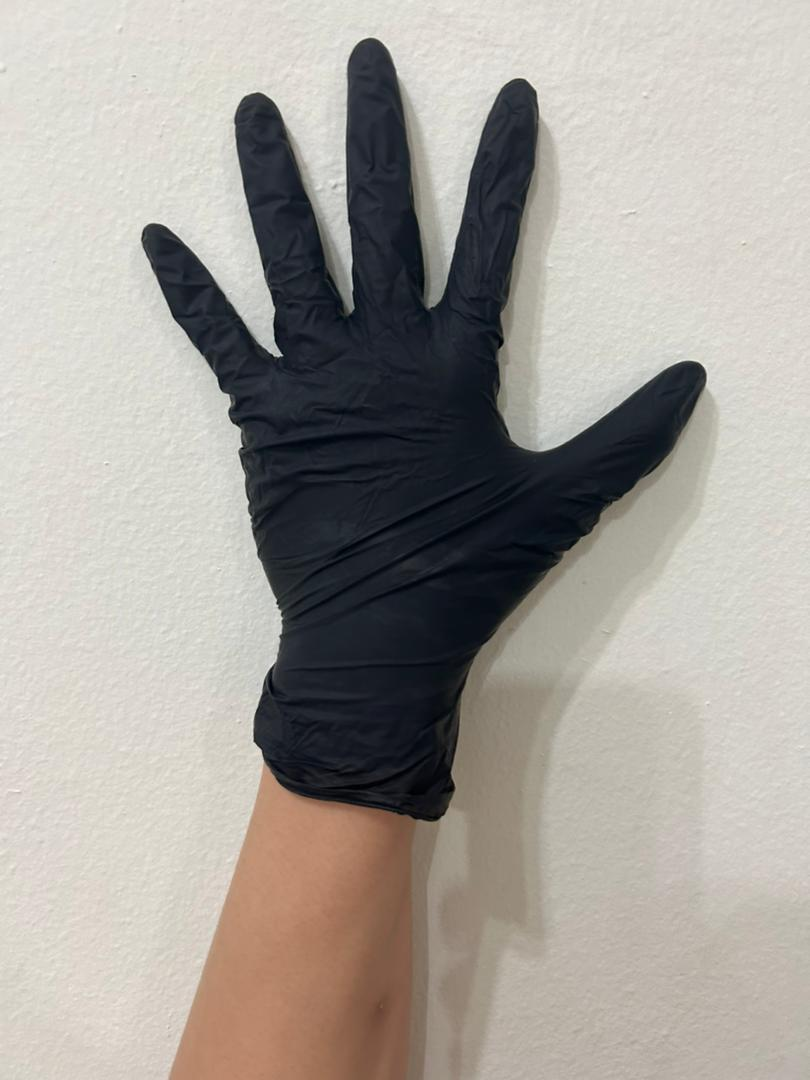
#> input picture Images/Cloth/test1.jpg, 810 x 1080 px, found by its file name
$ python missing_finger.py
#> lines starting #> are read from the running program, lines starting #| are printed output that depends on the picture; after the words box and inside, x2 and y2 are one past the last pixel; in counts of white or black regions, pixels touching at a corner belong together
import cv2 as cv
import numpy as np
import cv2
from skimage.color import rgb2hsv

img = cv2.imread("D:\OneDrive - Asia Pacific University\Degree Year 3\Image Processing, Computer Vision and Pattern Recognition\Assignment\Source Code\Glove-Defect-Detection-System\Images\Cloth\\test1.jpg")
#> img is the input picture: shape (1080, 810, 3); mean B, G, R 154.4, 160.5, 165.1
# new_img = cv.resize(img, None, fx=0.5, fy=0.5)

def apply_mask(lower_hue, upper_hue, saturation_threshold):
#> called with lower_hue = 0, upper_hue = 0.2, saturation_threshold = 0.1
    hsv_image = rgb2hsv(img)
#> hsv_image: shape (1080, 810, 3) float64; mean of channels 0, 1, 2 0.445, 0.147, 0.658

    lower_mask = hsv_image[..., 0] > lower_hue
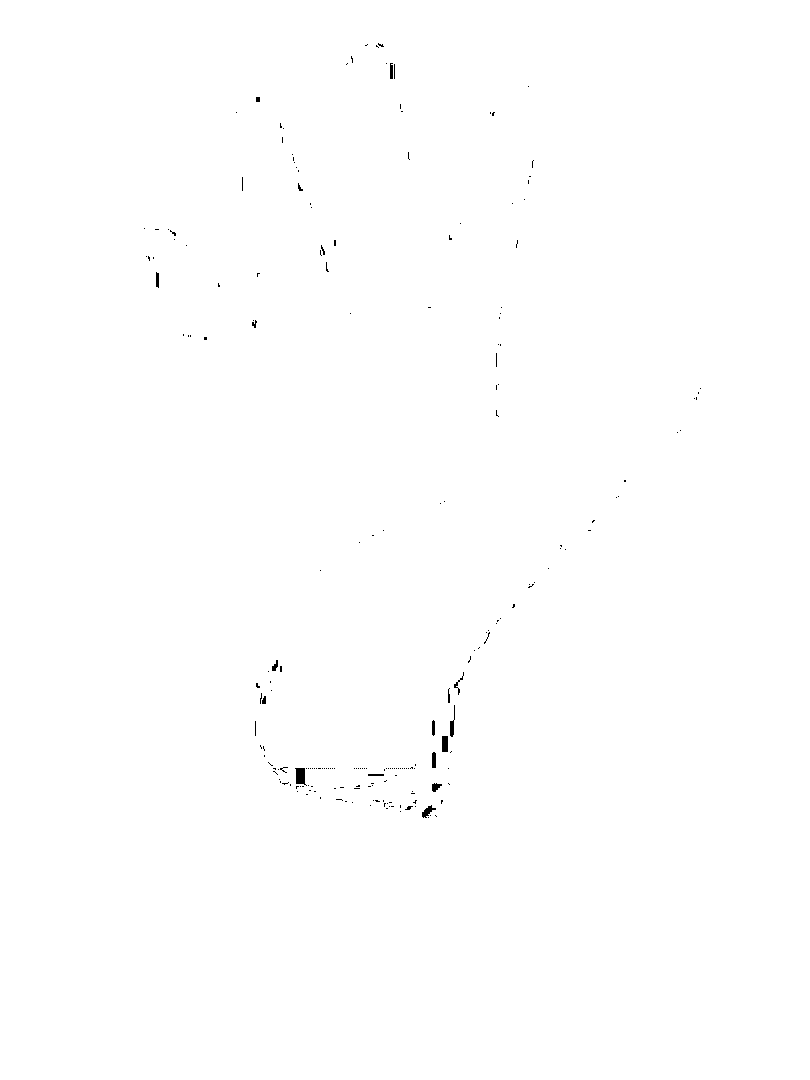
#> lower_mask: shape (1080, 810) bool; 99.8% white; 217 black regions (200 under 20 px), largest, box (x1, y1, x2, y2) and area: (295, 768, 307, 786) 148, (442, 736, 448, 752) 96, (422, 805, 436, 818) 82
    upper_mask = hsv_image[..., 0] < upper_hue
#> upper_mask: shape (1080, 810) bool; 20.4% white; 13 white regions (11 under 20 px), largest, box (x1, y1, x2, y2) and area: (144, 41, 704, 818) 178567, (252, 320, 257, 328) 22
    saturation_mask = hsv_image[..., 1] > saturation_threshold
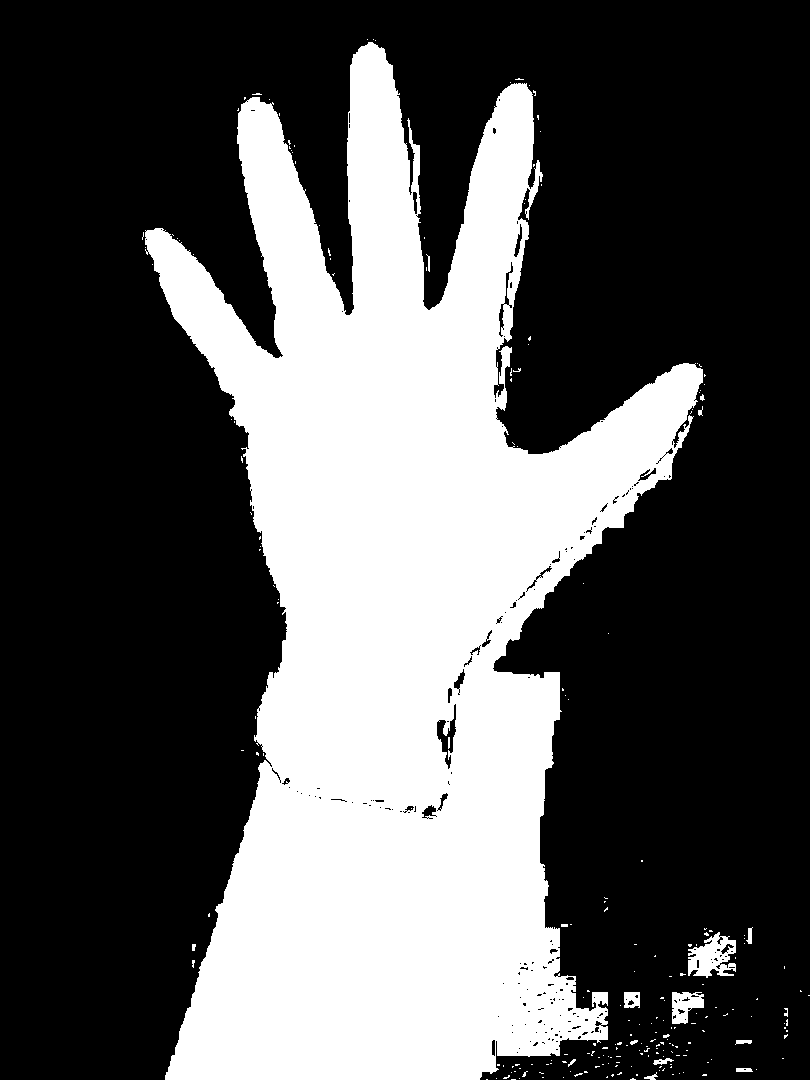
#> saturation_mask: shape (1080, 810) bool; 33.9% white; 228 white regions (210 under 20 px), largest, box (x1, y1, x2, y2) and area: (145, 42, 703, 1080) 292949, (688, 932, 736, 978) 1319, (672, 992, 704, 1024) 669

    mask = np.logical_and.reduce((lower_mask, upper_mask, saturation_mask))
#> mask: shape (1080, 810) bool; 19.9% white; 16 white regions (13 under 20 px), largest, box (x1, y1, x2, y2) and area: (145, 42, 703, 808) 174261, (388, 806, 401, 811) 38, (448, 737, 450, 749) 23
    masked_image = img * np.expand_dims(mask, axis=2)
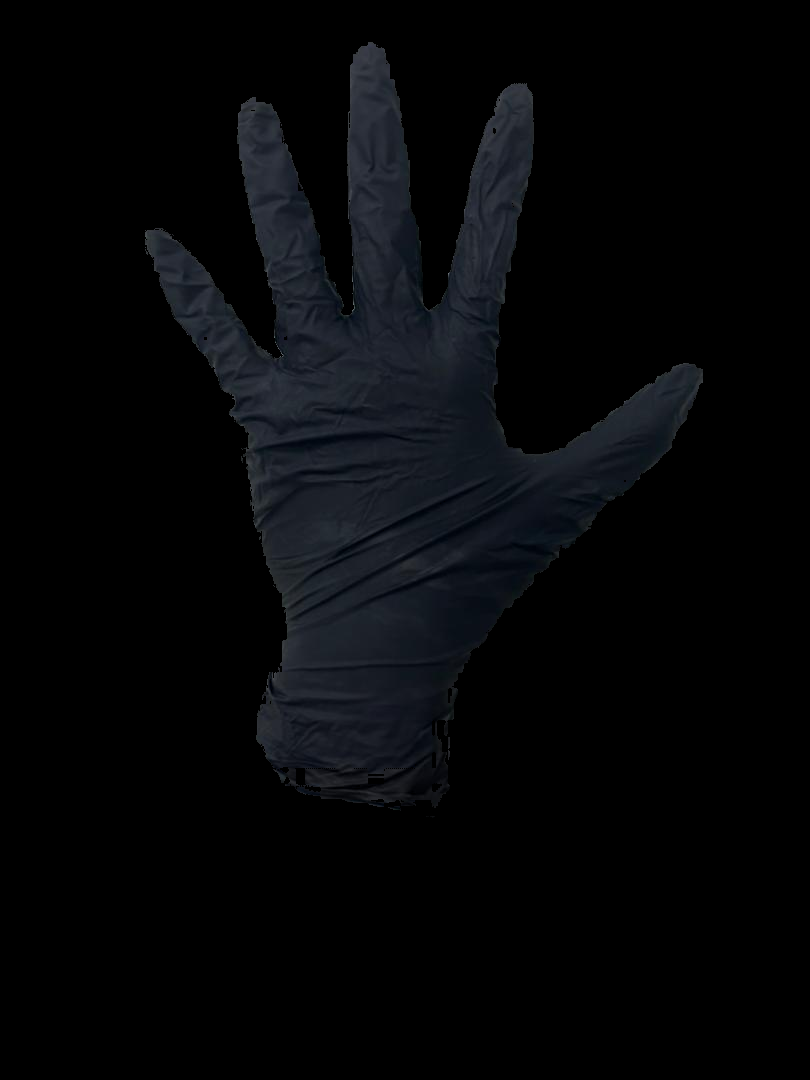
#> masked_image: shape (1080, 810, 3); mean B, G, R 8, 6.3, 5.4
    return masked_image

masked_image = apply_mask(0.0, 0.2, 0.1)

# Convert to grayscale
gray = cv2.cvtColor(masked_image, cv2.COLOR_BGR2GRAY)

# Reduce noise
blur = cv2.GaussianBlur(gray, (7,7), 0)
# Thresholding
ret, th = cv2.threshold(blur, 0, 255, cv2.THRESH_BINARY)
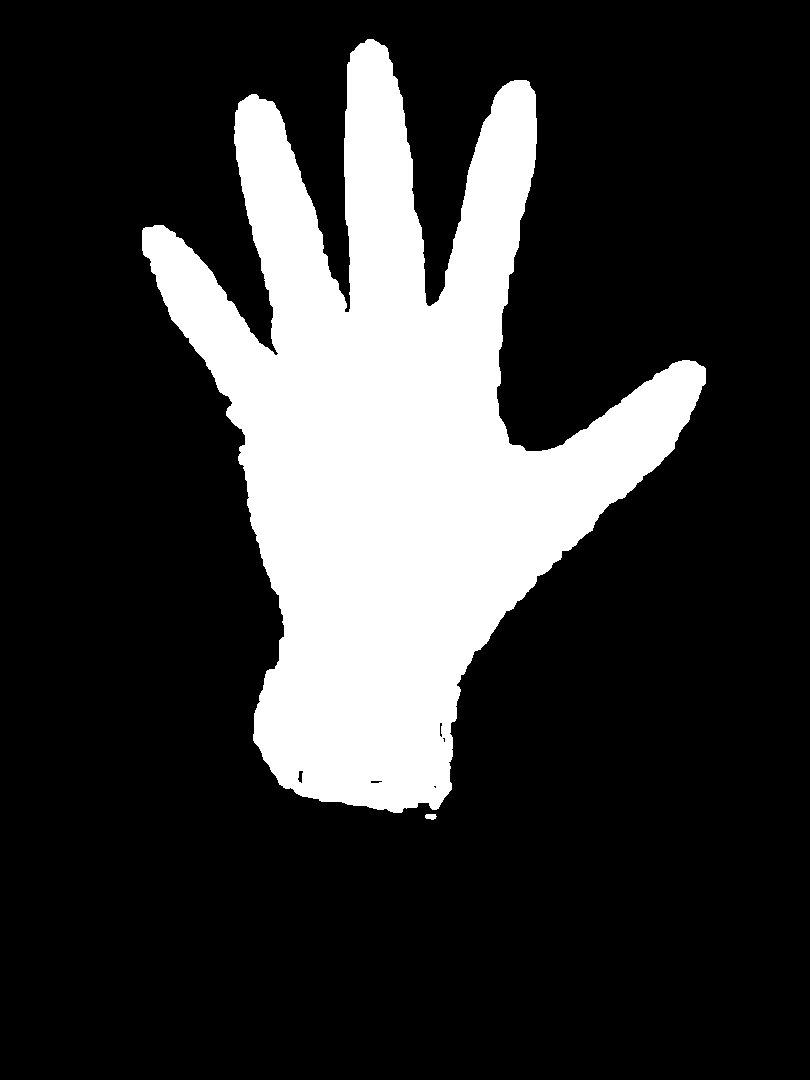
#> th: shape (1080, 810); 21.3% white; 2 white regions

# Find Contours
contours, hierarchy = cv2.findContours(th, cv2.RETR_TREE, cv2.CHAIN_APPROX_SIMPLE)
#> contours = 7 contours, 2 with area under 20; largest, box (x1, y1, x2, y2) and area: (142, 39, 706, 813) 184855, (297, 770, 304, 784) 52, (425, 814, 437, 820) 43, (439, 722, 443, 738) 34, (370, 780, 383, 784) 30

# Get the largest area of contours
contours = max(contours, key=lambda x: cv.contourArea(x))
#> contours = contour of 1368 points, box (x1, y1, x2, y2) (142, 39, 706, 813), area 184855
cv2.drawContours(img, [contours], -1, (255,0,0), 2)

hull = cv2.convexHull(contours)
#> hull = contour of 30 points, box (x1, y1, x2, y2) (142, 39, 706, 813), area 289790
cv2.drawContours(img, [hull], -1, (0, 255, 255), 2)
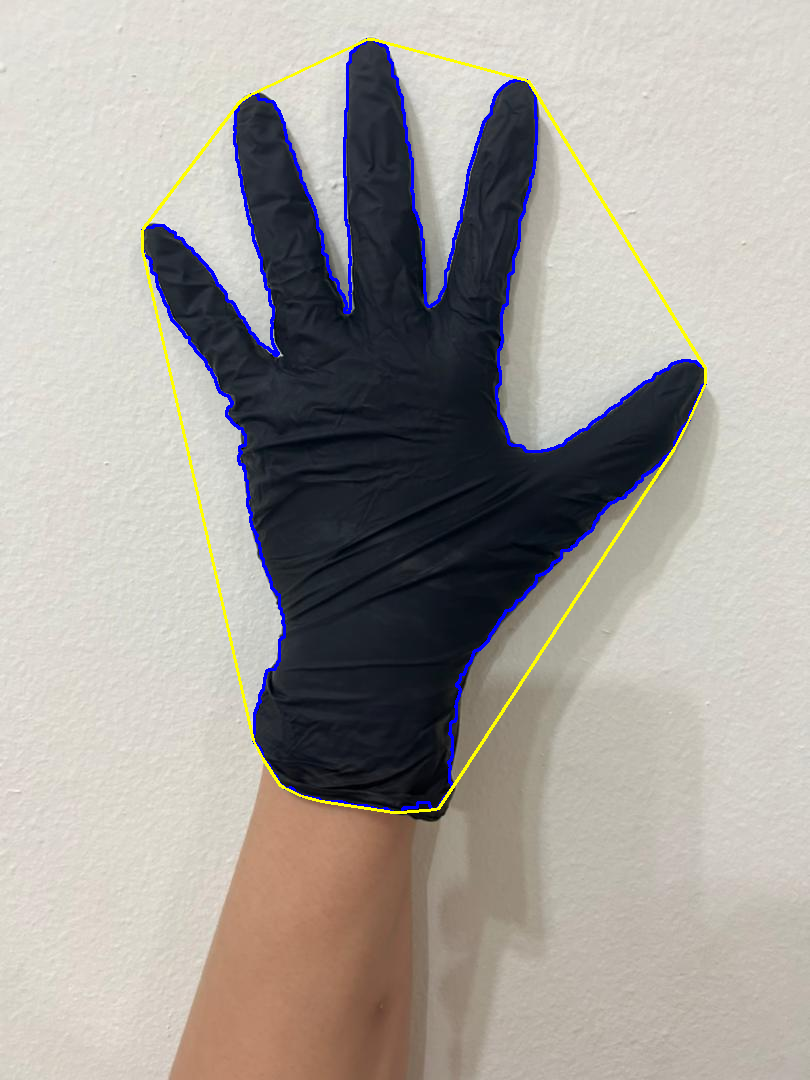
#> img: shape (1080, 810, 3); mean B, G, R 155, 159.6, 164.2

hull = cv2.convexHull(contours, returnPoints=False)
#> hull = 30 values, max 1367 at index 0, min 0 at index 29, mean 656.9
defects = cv2.convexityDefects(contours, hull)
#> defects = 24 rows, first 6: [0, 149, 42, 61066], [149, 151, 150, 114], [151, 157, 154, 213], [158, 355, 255, 46878], [355, 357, 356, 114], [358, 591, 469, 15253]
cv2.imshow('hull',img)

if defects is not None:
    cnt = 0
for i in range(defects.shape[0]):  # calculate the angle
    s, e, f, d = defects[i][0]
    start = tuple(contours[s][0])
    end = tuple(contours[e][0])
    far = tuple(contours[f][0])
    a = np.sqrt((end[0] - start[0]) ** 2 + (end[1] - start[1]) ** 2)
    b = np.sqrt((far[0] - start[0]) ** 2 + (far[1] - start[1]) ** 2)
    c = np.sqrt((end[0] - far[0]) ** 2 + (end[1] - far[1]) ** 2)
    angle = np.arccos((b ** 2 + c ** 2 - a ** 2) / (2 * b * c))  #      cosine theorem
    if angle <= np.pi / 2:  # angle less than 90 degree, treat as fingers
        cnt += 1
        cv2.circle(img, far, 4, [0, 0, 255], -1)
#> this loop made 24 passes
#> (s, e, f, d, start, end, far, a) on passes 1 to 10: (0, 149, 42, 61066, (367, 39), (251, 94), (348, 312), 128.4), (149, 151, 150, 114, (251, 94), (249, 95), (250, 95), 2.24), (151, 157, 154, 213, (249, 95), (240, 101), (243, 100), 10.82), (158, 355, 255, 46878, (238, 103), (143, 228), (278, 353), 157), (355, 357, 356, 114, (143, 228), (142, 230), (143, 229), 2.24), (358, 591, 469, 15253, (142, 250), (253, 740), (245, 435), 502.4), (591, 593, 592, 114, (253, 740), (254, 742), (254, 741), 2.24), (593, 603, 594, 532, (254, 742), (263, 759), (259, 747), 19.24), (603, 617, 604, 466, (263, 759), (279, 784), (269, 765), 29.68), (617, 622, 620, 256, (279, 784), (283, 787), (282, 785), 5)
#> img: shape (1080, 810, 3); 0.02% of pixels changed, all inside (x1, y1, x2, y2) = (274, 302, 513, 447)
#> after the loop, cnt = 4
if cnt > 0:
    cnt = cnt+1
#> cnt = 5
cv2.putText(img, str(cnt), (0, 50), cv2.FONT_HERSHEY_SIMPLEX,1, (255, 0, 0) , 2, cv2.LINE_AA)
#> img: shape (1080, 810, 3); mean B, G, R 155, 159.5, 164.2

cv2.imshow('final_result',img)

cv2.waitKey(0)

$ run again, with Images/Cloth/CLOTH STAIN 1.jpg copied over Images/Cloth/test1.jpg
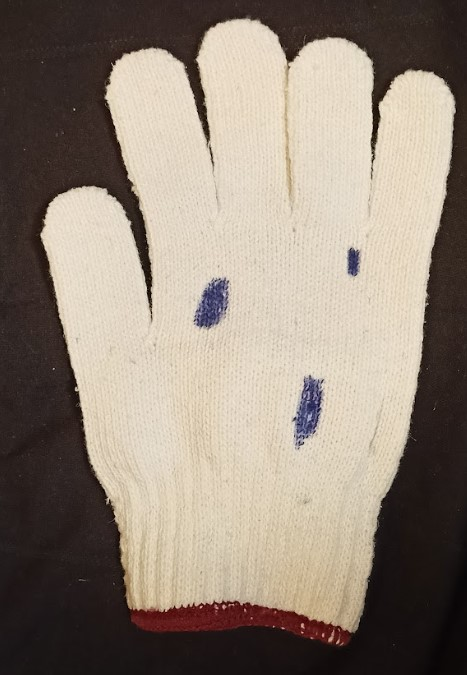
#> input picture Images/Cloth/CLOTH STAIN 1.jpg, 467 x 675 px, found by its file name
#> img is the input picture: shape (675, 467, 3); mean B, G, R 119.7, 132.4, 145
#> hsv_image: shape (675, 467, 3) float64; mean of channels 0, 1, 2 0.598, 0.23, 0.57
#> in apply_mask, `lower_mask = hsv_image[..., 0] > lower_hue`:
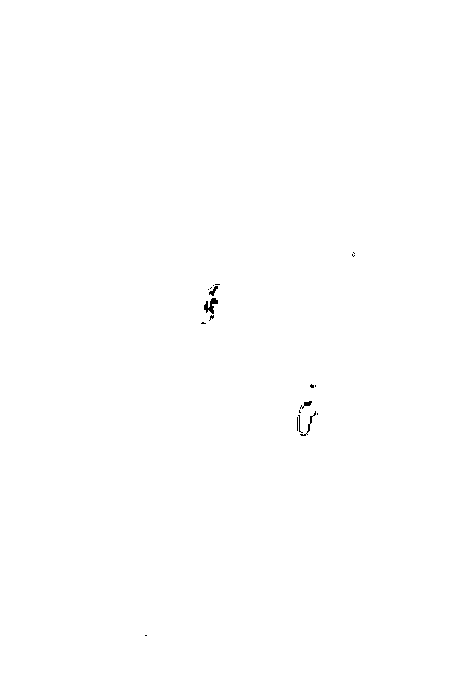
#> lower_mask: shape (675, 467) bool; 99.9% white; black in thin lines or dots, all inside (x1, y1, x2, y2) = (145, 252, 355, 636)
#> upper_mask: shape (675, 467) bool; 0.2% white; 13 white regions (10 under 20 px), largest, box (x1, y1, x2, y2) and area: (298, 401, 316, 436) 386, (204, 298, 218, 314) 113, (208, 286, 218, 296) 57
#> saturation_mask: shape (675, 467) bool; 99.6% white; 27 black regions (24 under 20 px), largest, box (x1, y1, x2, y2) and area: (291, 374, 325, 452) 631, (192, 276, 230, 329) 457, (344, 246, 361, 278) 187
#> mask: shape (675, 467) bool; 0.09% white; 6 white regions (5 under 20 px), largest, box (x1, y1, x2, y2) and area: (299, 406, 314, 435) 264
#> th: shape (675, 467); 0.27% white; 5 white regions
#> `contours, hierarchy = cv2.findContours(th, cv2.RETR_TREE, cv2.CHAIN_AP..`: contours = 5 contours; box (x1, y1, x2, y2) and area: (296, 398, 317, 438) 556, (205, 284, 216, 295) 76, (208, 315, 217, 323) 42, (349, 250, 357, 258) 40, (210, 305, 217, 313) 32
#> `contours = max(contours, key=lambda x: cv.contourArea(x))`: contours = contour of 34 points, box (x1, y1, x2, y2) (296, 398, 317, 438), area 556
#> `hull = cv2.convexHull(contours)`: hull = contour of 13 points, box (x1, y1, x2, y2) (296, 398, 317, 438), area 606
#> `hull = cv2.convexHull(contours, returnPoints=False)`: hull = [33, 32, 28, 27, 18, 17, 16, 15, 11, 9, 8, 1, 0]
#> defects = [[1, 8, 5, 568], [9, 11, 10, 240], [11, 15, 12, 114], [18, 27, 23, 628], [28, 32, 31, 343]]
#> the loop `for i in range(defects.shape[0]):` made 5 passes
#> (s, e, f, d, start, end, far, a) on passes 1 to 5: (1, 8, 5, 568, (302, 399), (296, 408), (302, 403), 10.82), (9, 11, 10, 240, (296, 415), (297, 431), (297, 416), 16.03), (11, 15, 12, 114, (297, 431), (299, 435), (298, 432), 4.47), (18, 27, 23, 628, (309, 435), (316, 415), (312, 419), 21.19), (28, 32, 31, 343, (316, 409), (311, 399), (311, 402), 11.18)
#> after the loop `for i in range(defects.shape[0]):`: cnt = 0
#> `cv2.putText(img, str(cnt), (0, 50), cv2.FONT_HERSHEY_SIMPLEX,1, (255, ..`:
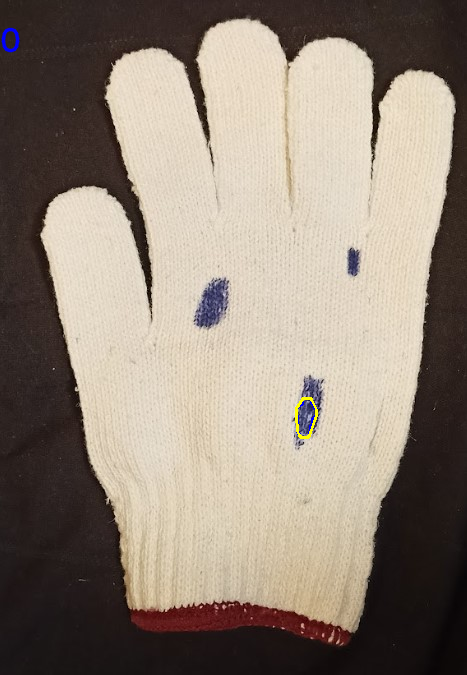
#> img: shape (675, 467, 3); mean B, G, R 119.8, 132.5, 145.1
